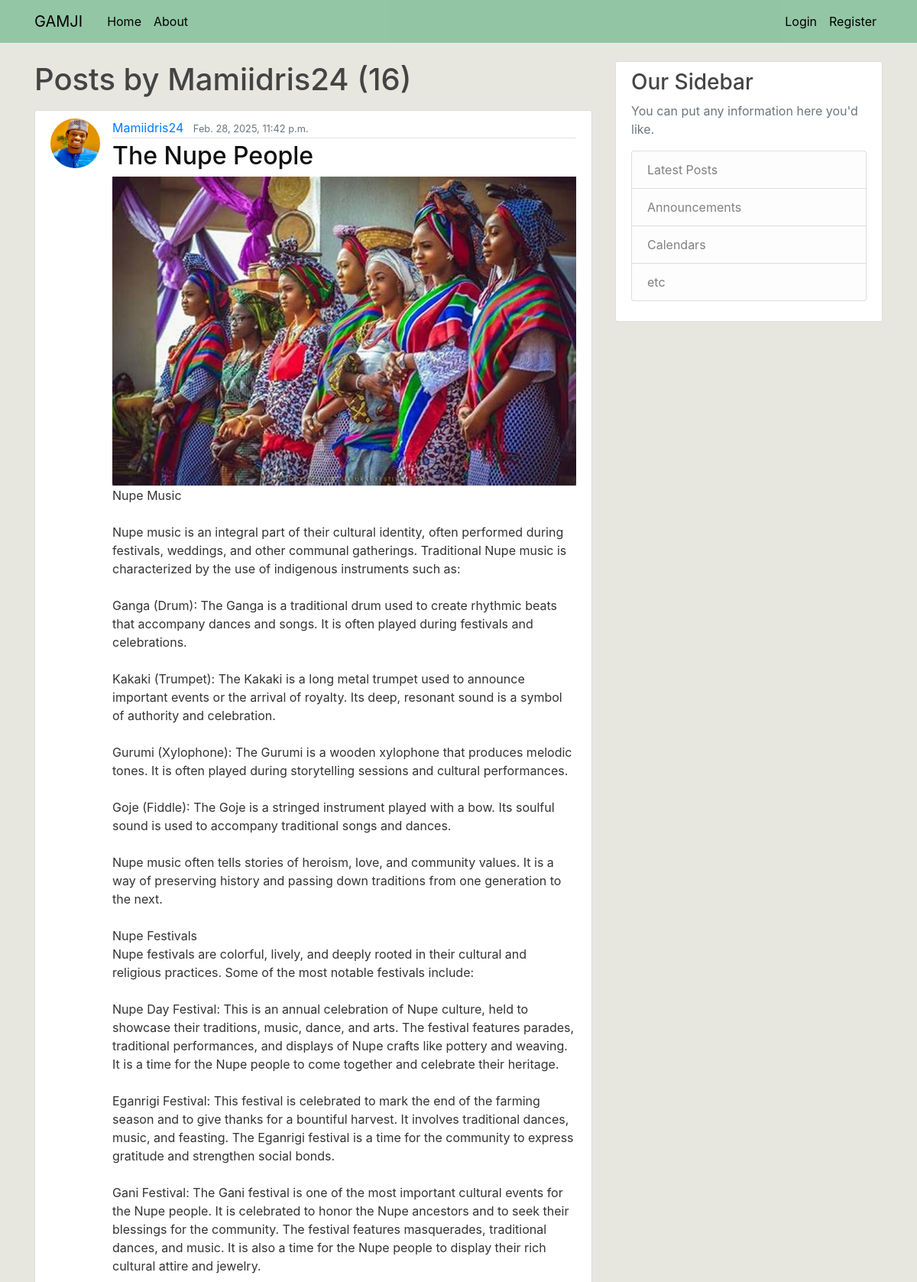
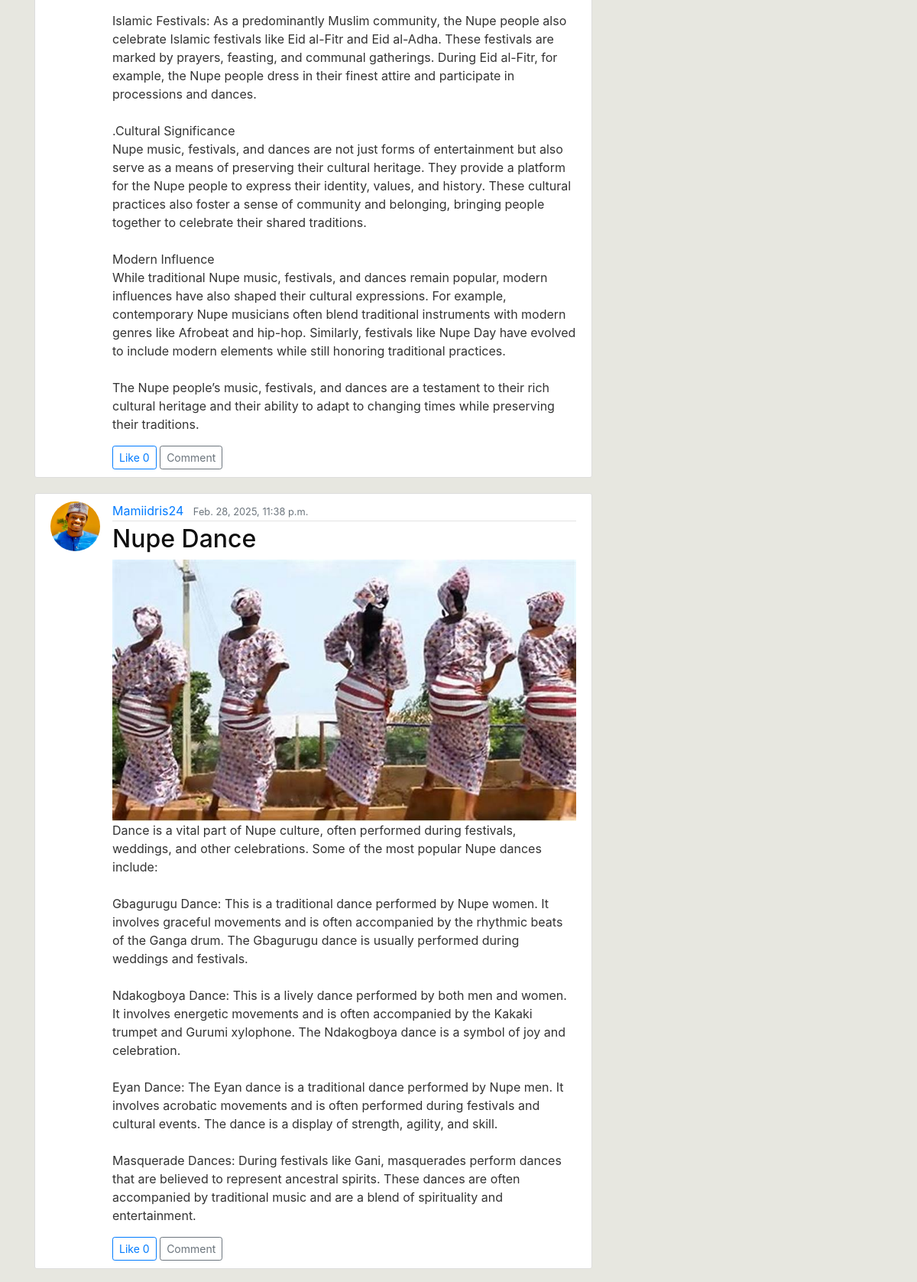
Screenshot of /user/Mamiidris24 (upper part) with the database file from the repository (2 pictures, top to bottom).
### blog/models.py (models this page shows, shortened)
class Post(models.Model):
    title = models.CharField(max_length=100)
    content = models.TextField()
    date_posted = models.DateTimeField(default=timezone.now)
    author = models.ForeignKey(User, on_delete=models.CASCADE)
    image = models.ImageField(upload_to='post_images/', blank=True, null=True)  # For images
    video = models.FileField(upload_to='post_videos/', blank=True, null=True)  # For videos

### users/models.py (models this page shows, shortened)
class Profile(models.Model):
    user = models.OneToOneField(User, on_delete=models.CASCADE)
    image = models.ImageField(default='default.jpg', upload_to='profile_pics')
    bio = models.TextField(blank=True)
    location = models.CharField(max_length=100, blank=True)
    birth_date = models.DateField(null=True, blank=True)
    website = models.URLField(default='', blank=True)
    facebook = models.URLField(default='', blank=True)
    twitter = models.URLField(default='', blank=True)
    instagram = models.URLField(default='', blank=True)
    linkedin = models.URLField(default='', blank=True)

### blog/views.py (the view)
# urls.py: path('user/<str:username>', UserPostListView.as_view(), name='user-posts'),
class UserPostListView(ListView):
    model = Post
    template_name = 'blog/user_posts.html'  # <app>/<model>_<viewtype>.html
    context_object_name = 'posts'
    ordering = ['-date_posted']
    paginate_by = 5
    def get_queryset(self):
        user = get_object_or_404(User,username=self.kwargs.get('username'))
        return Post.objects.filter(author=user).order_by('-date_posted')

### blog/templates/blog/user_posts.html (shortened to what this page needs)
{% extends "blog/base.html" %}
{% block content %}
    <h1 class="mb-3">Posts by {{ view.kwargs.username }} ({{ page_obj.paginator.count }})</h1>
    {% for post in posts %}
        <article class="media content-section">
            <img class="rounded-circle article-img" src="{{ post.author.profile.image.url }}">
            <div class="media-body">
                <div class="article-metadata">
                    <a class="mr-2" href="{% url 'user-posts' post.author.username %}">{{ post.author }}</a>
                    <small class="text-muted">{{ post.date_posted }}</small>
                </div>
                <h2><a class="article-title" href="{% url 'post-detail' post.id %}">{{ post.title }}</a></h2>
                {% if post.image %}
                    <img src="{{ post.image.url }}" class="img-fluid" alt="Post Image">
                {% endif %}
                <p class="article-content">{{ post.content }}</p>
                <div class="mt-3">
                    <button class="btn btn-outline-primary btn-sm like-btn" data-post-id="{{ post.id }}">
                        Like <span id="like-count-{{ post.id }}">{{ post.likes.count }}</span>
                    </button>
                    <a href="{% url 'post-detail' post.id %}" class="btn btn-outline-secondary btn-sm">Comment</a>
                </div>
            </div>
        </article>
    {% endfor %}
{% endblock content %}

### blog/static/blog/main.css (style rules this page uses)
body { background: #e0dfd6bf; color: #333333; margin-top: 5rem; }
h1, h2, h3, h4, h5, h6 { color: #444444; }
.content-section { background: #ffffff; padding: 10px 20px; border: 1px solid #dddddd; border-radius: 3px; margin-bottom: 20px; }
.article-title { color: #0f0f0f; }
.article-content { white-space: pre-line; }
.article-img { height: 65px; width: 65px; margin-right: 16px; }
.article-metadata { padding-bottom: 1px; margin-bottom: 4px; border-bottom: 1px solid #e3e3e3 }

### rows the page displays
Post: author.profile.image (picture), author "Mamiidris24", date_posted "Feb. 28, 2025, 11:42 p.m.", title "The Nupe People", image (picture), content "Nupe Music Nupe music is an integral part of their cultural identity, often performed during festivals, weddings, and other communal gatherings. Traditional Nupe music is characterized by the use of indigenous instruments such as: Ganga (Drum): The Ganga is a traditional drum used to create rhythmic beats that accompany dances and songs. It is often played during festivals and celebrations. Kakaki (Trumpet): The Kakaki is a long metal trumpet used to announce important events or the arrival of royalty. Its deep, resonant sound is a symbol of authority and celebration. Gurumi (Xylophone): The Gurumi is a wooden xylophone that produces melodic tones. It is often played during storytelling…", likes.count "0"
Post: author.profile.image (picture), author "Mamiidris24", date_posted "Feb. 28, 2025, 11:38 p.m.", title "Nupe Dance", image (picture), content "Dance is a vital part of Nupe culture, often performed during festivals, weddings, and other celebrations. Some of the most popular Nupe dances include: Gbagurugu Dance: This is a traditional dance performed by Nupe women. It involves graceful movements and is often accompanied by the rhythmic beats of the Ganga drum. The Gbagurugu dance is usually performed during weddings and festivals. Ndakogboya Dance: This is a lively dance performed by both men and women. It involves energetic movements and is often accompanied by the Kakaki trumpet and Gurumi xylophone. The Ndakogboya dance is a symbol of joy and celebration. Eyan Dance: The Eyan dance is a traditional dance performed by Nupe men. It…", likes.count "0"

### other values shown
{{ view.kwargs.username }} "Mamiidris24"
{{ page_obj.paginator.count }} "16"
